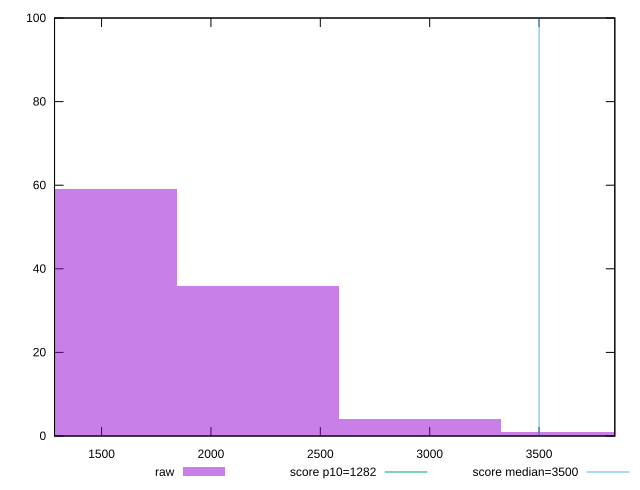

This chart was generated by the following gnuplot code:
reset

$raw <<EOF
1477.5657585309611 59
2955.1315170619223 4
2216.348637796442 36
3693.9143963274028 1
EOF

set key outside below
set boxwidth 738.7828792654806
set xrange [1285.0279999999989:3846.343999999999]
set yrange [0:100]
set trange [0:100]
set style fill transparent solid 0.5 noborder

set parametric
set terminal svg size 640, 490 enhanced background rgb 'white'
set output "reports/report_00027_2021-02-24T12-40-31.850Z/bootup-time/samples/astro/raw/histogram.svg"

plot $raw title "raw" with boxes, \
     1282,t title "score p10=1282", \
     3500,t title "score median=3500"

reset
